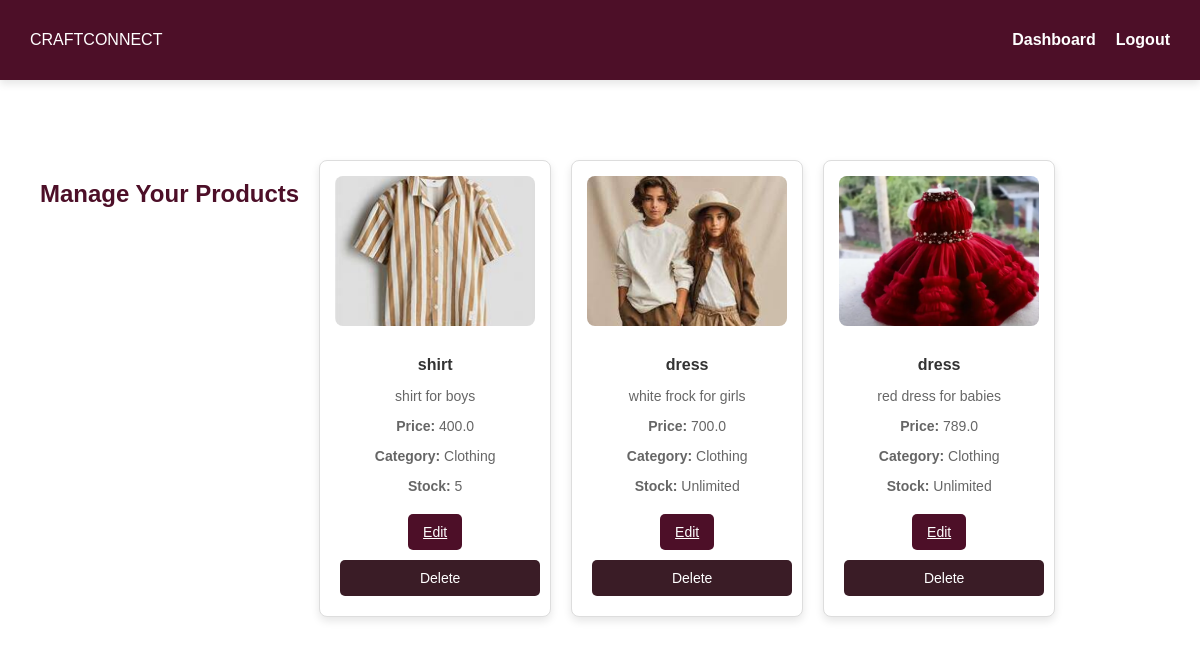
Before: /manage_products (signed in) with the older database file.
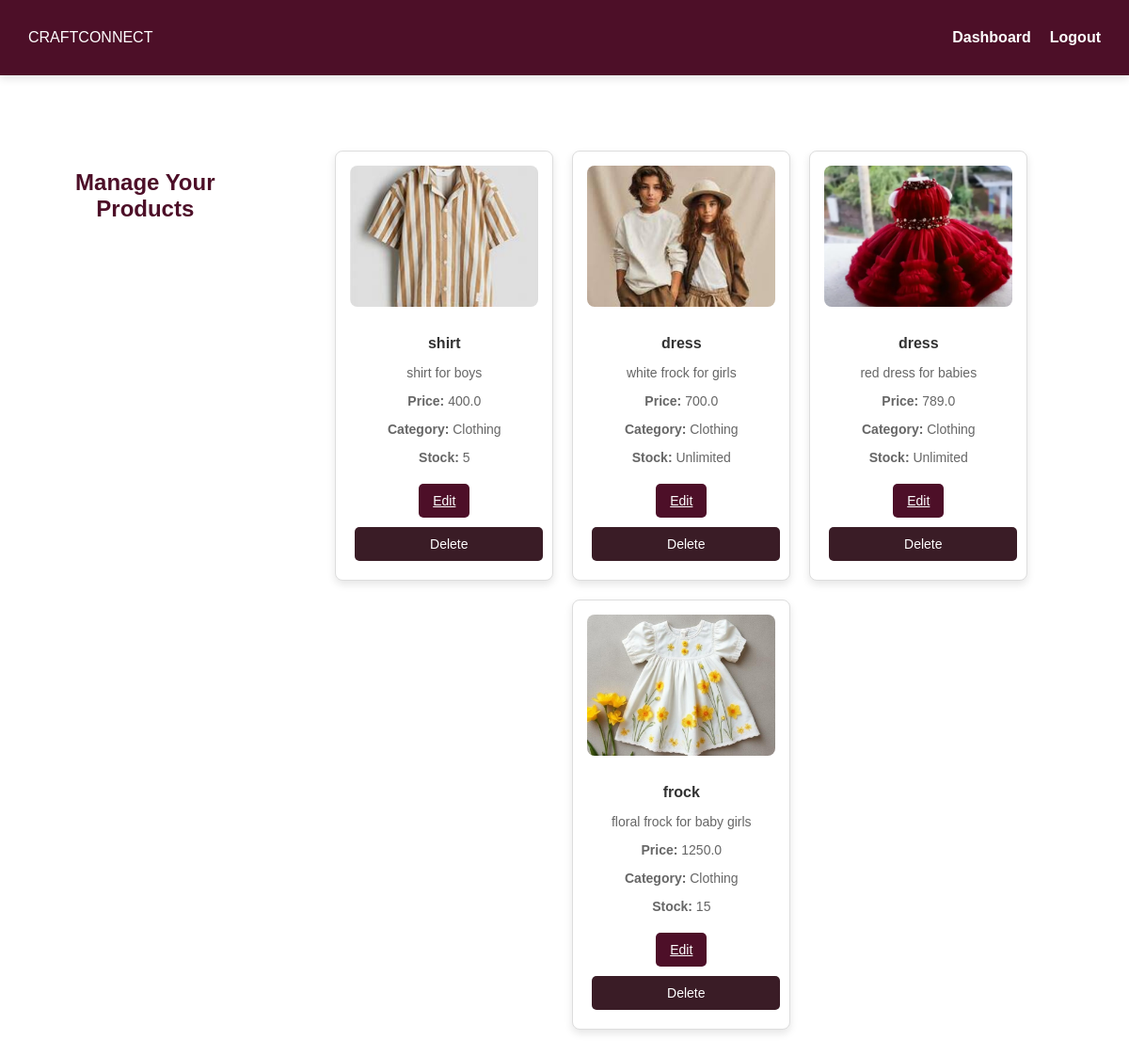
After: the same page with the newer database file.
### tables this page shows
CREATE TABLE products (
            id INTEGER PRIMARY KEY AUTOINCREMENT,
            name TEXT NOT NULL,
            description TEXT NOT NULL,
            price REAL NOT NULL,
            image TEXT NOT NULL,
            manufacturer_id INTEGER, approved INTEGER DEFAULT 0, category TEXT, stock_limit INTEGER DEFAULT NULL, size_chart TEXT,
            FOREIGN KEY (manufacturer_id) REFERENCES users (id)
        );

### app.py (the view)
@app.route('/manage_products')
def manage_products():
    if "user_id" not in session or session["user_type"] != "manufacturer":
        return redirect(url_for("login"))
    manufacturer_id = session["user_id"]
    conn = sqlite3.connect("craftconnect.db")
    conn.row_factory = sqlite3.Row
    cursor = conn.cursor()
    cursor.execute("SELECT * FROM products WHERE manufacturer_id=?", (manufacturer_id,))
    products = cursor.fetchall()
    conn.close()
    return render_template("manage_products.html", products=products)

### templates/manage_products.html (shortened to what this page needs)
<!DOCTYPE html>
<html lang="en">
<head>
    <link rel="stylesheet" href="{{ url_for('static', filename='css/styles.css') }}">
</head>
<body>
    <nav class="navbar">
        <div class="logo">CRAFTCONNECT</div>
        <ul class="nav-links">
            <li><a href="{{ url_for('manufacturer_dashboard') }}">Dashboard</a></li>
            <li><a href="{{ url_for('logout') }}">Logout</a></li>
        </ul>
    </nav>
    <section class="product-container">
        <h2>Manage Your Products</h2>
        {% if products %}
        <div class="product-grid">
            {% for product in products %}
            <div class="product-card">
                <img src="{{ url_for('static', filename='uploads/' + product[4]) }}" alt="{{ product[1] }}">
                <h3>{{ product['name'] }}</h3>
                <p>{{ product['description'] }}</p>
                <p><strong>Price:</strong> {{ product['price'] }}</p>
                <p><strong>Category:</strong> {{ product['category'] }}</p>
                <p><strong>Stock:</strong> {{ product['stock_limit'] if product['stock_limit'] else 'Unlimited' }}</p>
                <div class="actions">
                    <a href="{{ url_for('edit_product', product_id=product['id']) }}" class="edit-btn">Edit</a>
                    <form action="{{ url_for('delete_product', product_id=product['id']) }}" method="POST" style="display:inline;">
                        <button type="submit" class="delete-btn">Delete</button>
                    </form>
                </div>
            </div>
            {% endfor %}
        </div>
        {% else %}
            <p>No products found.</p>
        {% endif %}
    </section>
</body>
</html>

### static/css/styles.css (style rules this page uses)
body { margin: 0; padding: 0; font-family: Arial, sans-serif; background: white; color: #4D0F28; min-height: 100vh; box-sizing: border-box; }
.navbar { display: flex; justify-content: space-between; align-items: center; padding: 15px 30px; background: #4D0F28; color: white; box-shadow: 0px 4px 8px rgba(0, 0, 0, 0.1); }
.nav-links { list-style: none; display: flex; gap: 20px; }
.nav-links a { text-decoration: none; color: white; font-size: 16px; font-weight: bold; transition: color 0.3s ease; }
.product-container { text-align: center; padding: 40px; }
.product-card { background: #fff; color: #4D0F28; padding: 20px; box-shadow: 0px 4px 8px rgba(0, 0, 0, 0.15); text-align: center; border-radius: 8px; transition: transform 0.3s ease, box-shadow 0.3s ease; width: 250px; }
.product-container h2 { text-align: center; color: #4D0F28; margin-bottom: 20px; }
.product-card img { width: 100%; height: 200px; object-fit: cover; border-radius: 5px; margin-bottom: 15px; }
.product-card h3 { font-size: 18px; color: #4D0F28; margin-bottom: 10px; }
.product-card p { font-size: 16px; color: #666; margin-bottom: 10px; }
.product-card .actions { margin-top: 15px; }
.product-card .edit-btn, .product-card .delete-btn { display: inline-block; padding: 10px 15px; font-size: 14px; color: white; border: none; border-radius: 5px; cursor: pointer; margin: 5px; transition: background-color 0.3s ease; }
.product-card .edit-btn { background-color: #4D0F28; }
.product-card .delete-btn { background-color: rgb(58, 28, 38); }
input, button { width: 100%; padding: 10px; margin-top: 5px; }
.product-grid { display: flex; flex-wrap: wrap; gap: 20px; justify-content: center; }
.product-card { background-color: #fff; border: 1px solid #ddd; border-radius: 8px; width: 200px; padding: 15px; text-align: center; box-shadow: 0 4px 8px rgba(0, 0, 0, 0.1); }
.product-card img { width: 100%; height: 150px; object-fit: cover; border-radius: 8px; margin-bottom: 10px; }
.product-card h3 { font-size: 16px; color: #333; margin-bottom: 5px; }
.product-card p { font-size: 14px; color: #666; margin-bottom: 10px; }
.product-container { display: flex; gap: 20px; margin: 40px 0; }

Changed rows visible on the page:
added products: image+name (picture), name "frock", description "floral frock for baby girls", price "1250.0", category "Clothing", stock_limit "15"
